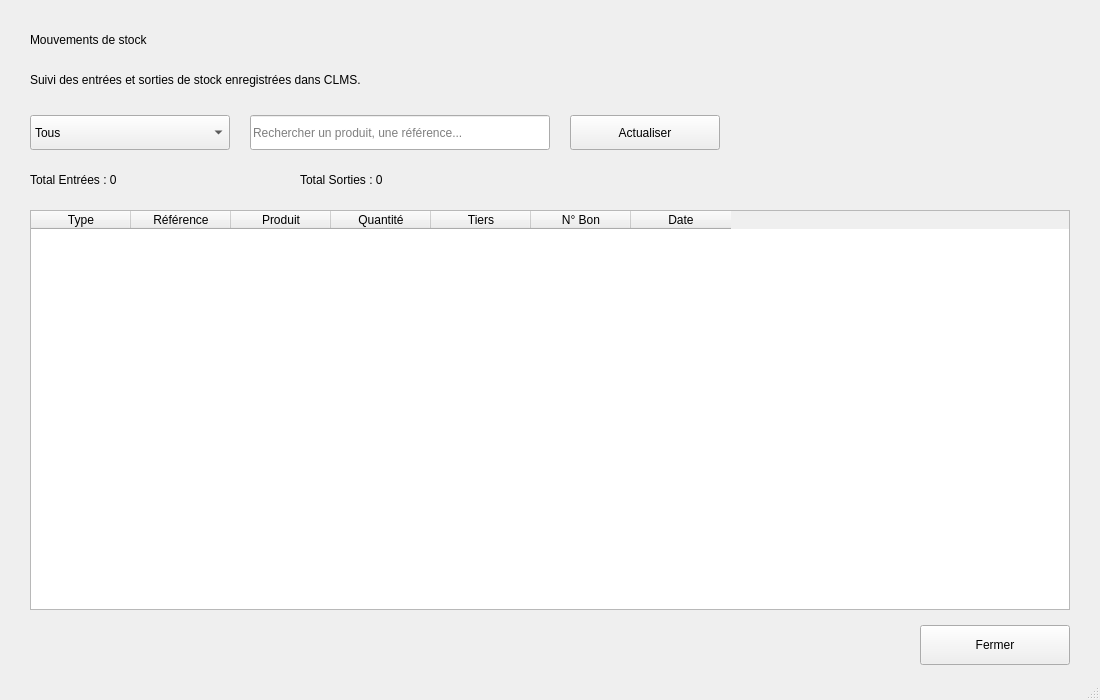
<?xml version="1.0" encoding="UTF-8"?>
<ui version="4.0">

 <class>StockMovementWindow</class>

 <widget class="QMainWindow" name="StockMovementWindow">

  <property name="geometry">
   <rect>
    <x>0</x>
    <y>0</y>
    <width>1100</width>
    <height>700</height>
   </rect>
  </property>

  <property name="windowTitle">
   <string>CLMS - Mouvements de stock</string>
  </property>

  <widget class="QWidget" name="centralwidget">

   <!-- ================================================= -->
   <!-- TITRE -->
   <!-- ================================================= -->

   <widget class="QLabel" name="lblTitre">
    <property name="geometry">
     <rect>
      <x>30</x>
      <y>20</y>
      <width>1000</width>
      <height>40</height>
     </rect>
    </property>

    <property name="text">
     <string>Mouvements de stock</string>
    </property>
   </widget>


   <!-- ================================================= -->
   <!-- DESCRIPTION -->
   <!-- ================================================= -->

   <widget class="QLabel" name="lblDescription">
    <property name="geometry">
     <rect>
      <x>30</x>
      <y>65</y>
      <width>1000</width>
      <height>30</height>
     </rect>
    </property>

    <property name="text">
     <string>Suivi des entrées et sorties de stock enregistrées dans CLMS.</string>
    </property>
   </widget>


   <!-- ================================================= -->
   <!-- FILTRE TYPE -->
   <!-- ================================================= -->

   <widget class="QComboBox" name="cmbType">
    <property name="geometry">
     <rect>
      <x>30</x>
      <y>115</y>
      <width>200</width>
      <height>35</height>
     </rect>
    </property>

    <item>
     <property name="text">
      <string>Tous</string>
     </property>
    </item>

    <item>
     <property name="text">
      <string>Entrées</string>
     </property>
    </item>

    <item>
     <property name="text">
      <string>Sorties</string>
     </property>
    </item>
   </widget>


   <!-- ================================================= -->
   <!-- RECHERCHE -->
   <!-- ================================================= -->

   <widget class="QLineEdit" name="txtRecherche">
    <property name="geometry">
     <rect>
      <x>250</x>
      <y>115</y>
      <width>300</width>
      <height>35</height>
     </rect>
    </property>

    <property name="placeholderText">
     <string>Rechercher un produit, une référence...</string>
    </property>
   </widget>


   <!-- ================================================= -->
   <!-- ACTUALISER -->
   <!-- ================================================= -->

   <widget class="QPushButton" name="btnActualiser">
    <property name="geometry">
     <rect>
      <x>570</x>
      <y>115</y>
      <width>150</width>
      <height>35</height>
     </rect>
    </property>

    <property name="text">
     <string>Actualiser</string>
    </property>
   </widget>


   <!-- ================================================= -->
   <!-- TOTAL ENTREES -->
   <!-- ================================================= -->

   <widget class="QLabel" name="lblTotalEntrees">
    <property name="geometry">
     <rect>
      <x>30</x>
      <y>165</y>
      <width>250</width>
      <height>30</height>
     </rect>
    </property>

    <property name="text">
     <string>Total Entrées : 0</string>
    </property>
   </widget>


   <!-- ================================================= -->
   <!-- TOTAL SORTIES -->
   <!-- ================================================= -->

   <widget class="QLabel" name="lblTotalSorties">
    <property name="geometry">
     <rect>
      <x>300</x>
      <y>165</y>
      <width>250</width>
      <height>30</height>
     </rect>
    </property>

    <property name="text">
     <string>Total Sorties : 0</string>
    </property>
   </widget>


   <!-- ================================================= -->
   <!-- TABLE MOUVEMENTS STOCK -->
   <!-- ================================================= -->

   <widget class="QTableWidget" name="tableStockMovements">

    <property name="geometry">
     <rect>
      <x>30</x>
      <y>210</y>
      <width>1040</width>
      <height>400</height>
     </rect>
    </property>

    <property name="columnCount">
     <number>7</number>
    </property>

    <property name="rowCount">
     <number>0</number>
    </property>

    <column>
     <property name="text">
      <string>Type</string>
     </property>
    </column>

    <column>
     <property name="text">
      <string>Référence</string>
     </property>
    </column>

    <column>
     <property name="text">
      <string>Produit</string>
     </property>
    </column>

    <column>
     <property name="text">
      <string>Quantité</string>
     </property>
    </column>

    <column>
     <property name="text">
      <string>Tiers</string>
     </property>
    </column>

    <column>
     <property name="text">
      <string>N° Bon</string>
     </property>
    </column>

    <column>
     <property name="text">
      <string>Date</string>
     </property>
    </column>

   </widget>


   <!-- ================================================= -->
   <!-- FERMER -->
   <!-- ================================================= -->

   <widget class="QPushButton" name="btnFermer">

    <property name="geometry">
     <rect>
      <x>920</x>
      <y>625</y>
      <width>150</width>
      <height>40</height>
     </rect>
    </property>

    <property name="text">
     <string>Fermer</string>
    </property>

   </widget>

  </widget>


  <widget class="QStatusBar" name="statusbar"/>

 </widget>

 <resources/>

 <connections/>

</ui>
